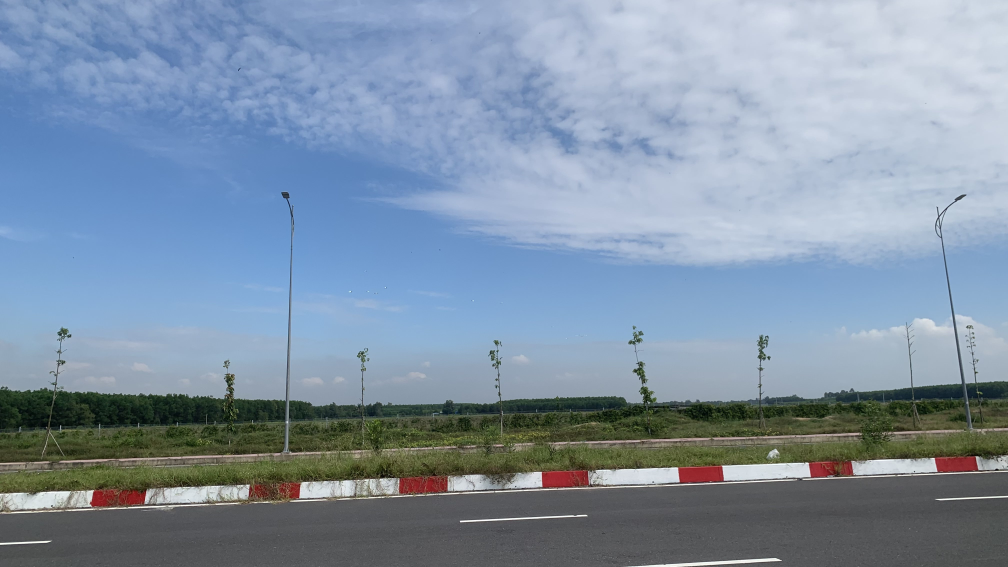
#> input picture dataset/synthetic/syn.jpg, 4032 x 2268 px (shown at 1/4 size)
$ python generate_synthetic_test.py
#> lines starting #> are read from the running program, lines starting #| are printed output that depends on the picture
#!/usr/bin/env python3
"""
============================================================================
CSC14120 - Parallel Programming
Script: Generate Synthetic Image Pair with Ground-Truth Homography
Authors: Pham Minh Thong (23120364), Nguyen Le Tan Tien (23120369),
         Dao Quoc Tuan (23120392)
External sources: Pillow and NumPy API documentation; no copied code.
Description:
  - Uses dataset/synthetic/syn.jpg as a real-photo source texture
  - Crops two 16:9 views with 40% base overlap at 3 resolutions
  - Warps the second crop with a known projective Homography H_A_to_B
  - Exports left_<size>.jpg, right_<size>.jpg to dataset/synthetic/
  - Exports dataset/synthetic/ground_truth.json containing:
      - H_A_to_B (3x3 row-major)
      - inv_H (3x3 row-major)
      - validation_grid points
      - diagonal length for normalized RMSE computation
  - Provides compute_grid_rmse(estimated_H, gt_H, w, h) evaluation function
============================================================================
"""

import os
import math
import json
import numpy as np
from PIL import Image, ImageDraw, ImageOps

RESOLUTIONS = {
    'small':  (1280, 720),
    'medium': (1920, 1080),
    'large':  (3840, 2160)
}

SOURCE_FILENAME = "syn.jpg"
BASE_OVERLAP_FRACTION = 0.40

# [54 lines left out: function create_rich_canvas, not called in this run]

def get_ground_truth_homography(w: int, h: int):
    """
    Tạo homography tổng hợp A -> B sau hai thao tác:
    (1) hai crop từ cùng ảnh nguồn lệch nhau 60% chiều rộng (overlap 40%);
    (2) crop B được warp nhẹ bằng xoay + projective tilt đã chọn.
    """
    theta = math.radians(1.2)
    cos_t = math.cos(theta)
    sin_t = math.sin(theta)

    crop_offset = (1.0 - BASE_OVERLAP_FRACTION) * w
    H_crop = np.array([
        [1.0, 0.0, -crop_offset],
        [0.0, 1.0, 0.0],
        [0.0, 0.0, 1.0],
    ], dtype=np.float64)

    # Warp nhẹ quanh tâm crop B, giữ nguyên logic homography đã chọn.
    cx, cy = 0.5 * w, 0.5 * h
    translate_to_origin = np.array([
        [1.0, 0.0, -cx],
        [0.0, 1.0, -cy],
        [0.0, 0.0, 1.0],
    ], dtype=np.float64)
    rotate = np.array([
        [cos_t, -sin_t, 0.0],
        [sin_t,  cos_t, 0.0],
        [0.0, 0.0, 1.0],
    ], dtype=np.float64)
    translate_back = np.array([
        [1.0, 0.0, cx],
        [0.0, 1.0, cy + 0.015 * h],
        [0.0, 0.0, 1.0],
    ], dtype=np.float64)

    p_x = 0.00002 * (1280.0 / w)
    p_y = 0.00001 * (720.0 / h)
    perspective = np.array([
        [1.0, 0.0, 0.0],
        [0.0, 1.0, 0.0],
        [p_x, p_y, 1.0],
    ], dtype=np.float64)

    H_post_warp = translate_back @ rotate @ translate_to_origin @ perspective
    H_post_warp /= H_post_warp[2, 2]
    H_A_to_B = H_post_warp @ H_crop

    # Chuẩn hóa sao cho H[2, 2] = 1.0
    H_A_to_B /= H_A_to_B[2, 2]
    inv_H = np.linalg.inv(H_A_to_B)
    inv_H /= inv_H[2, 2]

    return H_A_to_B, inv_H, H_post_warp, int(round(crop_offset))

def generate_synthetic_pair_for_res(res_name: str, w: int, h: int, out_dir: str):
    """Sinh cặp ảnh và metadata cho 1 độ phân giải"""
#> called with res_name = 'small', w = 1280, h = 720, out_dir = 'dataset/synthetic'
    # 1. Tạo ma trận ground-truth
    H_A_to_B, inv_H, H_post_warp, crop_offset = get_ground_truth_homography(w, h)

    # 2. Tạo một canvas ảnh thật đủ rộng cho hai crop 16:9 overlap 40%.
    source_path = os.path.join(out_dir, SOURCE_FILENAME)
    if not os.path.isfile(source_path):
        raise FileNotFoundError(
            f"Thiếu ảnh nguồn synthetic thật: {source_path}"
        )
    scene_w = crop_offset + w
    with Image.open(source_path) as source:
#> source is the input picture: PIL image 4032x2268 RGB; mean R, G, B 128.7, 146.4, 165.6
        source = ImageOps.exif_transpose(source).convert("RGB")
        scene = ImageOps.fit(
            source,
            (scene_w, h),
            method=Image.Resampling.LANCZOS,
            centering=(0.5, 0.5),
        )
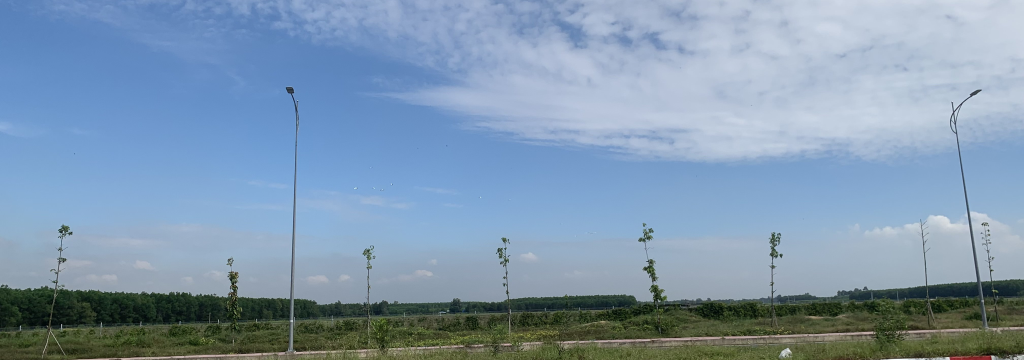
#> scene: PIL image 2048x720 RGB (shown at 1/2 size); mean R, G, B 128.3, 151.8, 174.8

    # 3. Cắt hai view từ cùng scene. Trước warp, overlap hình học là 40%.
    img_A = scene.crop((0, 0, w, h))
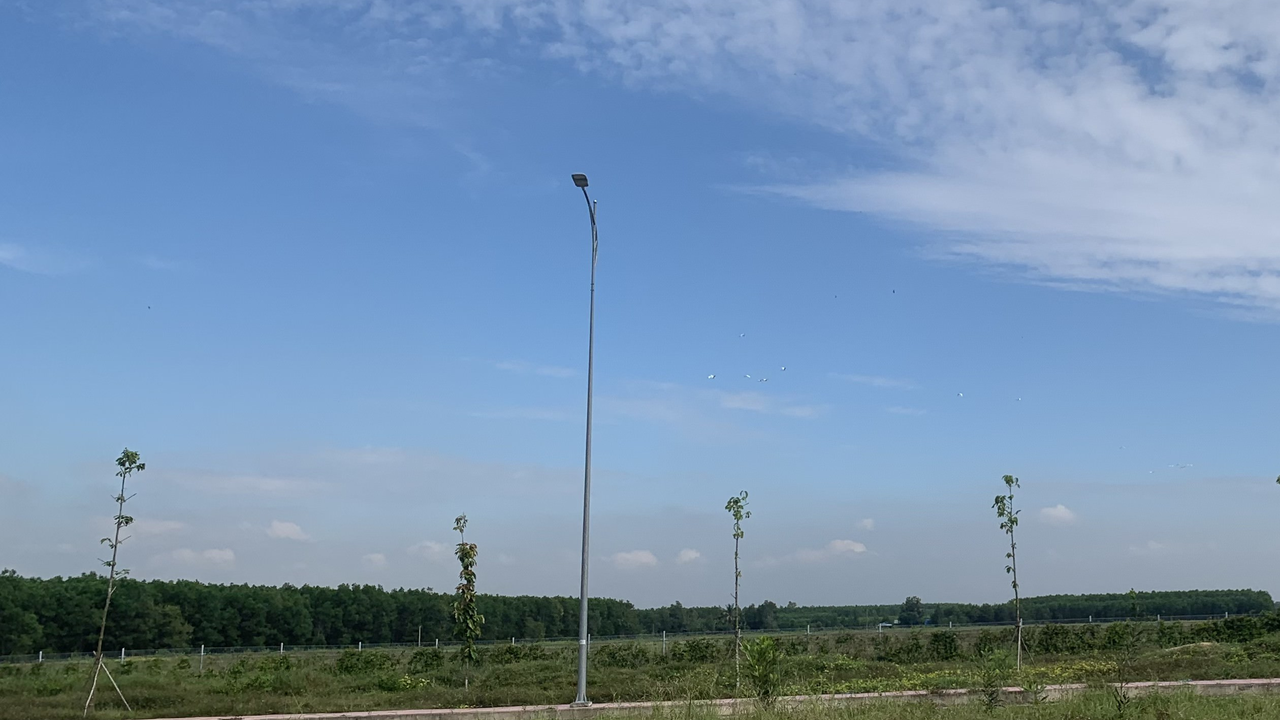
#> img_A: PIL image 1280x720 RGB; mean R, G, B 117, 144.4, 172.8
    img_B_base = scene.crop((crop_offset, 0, crop_offset + w, h))
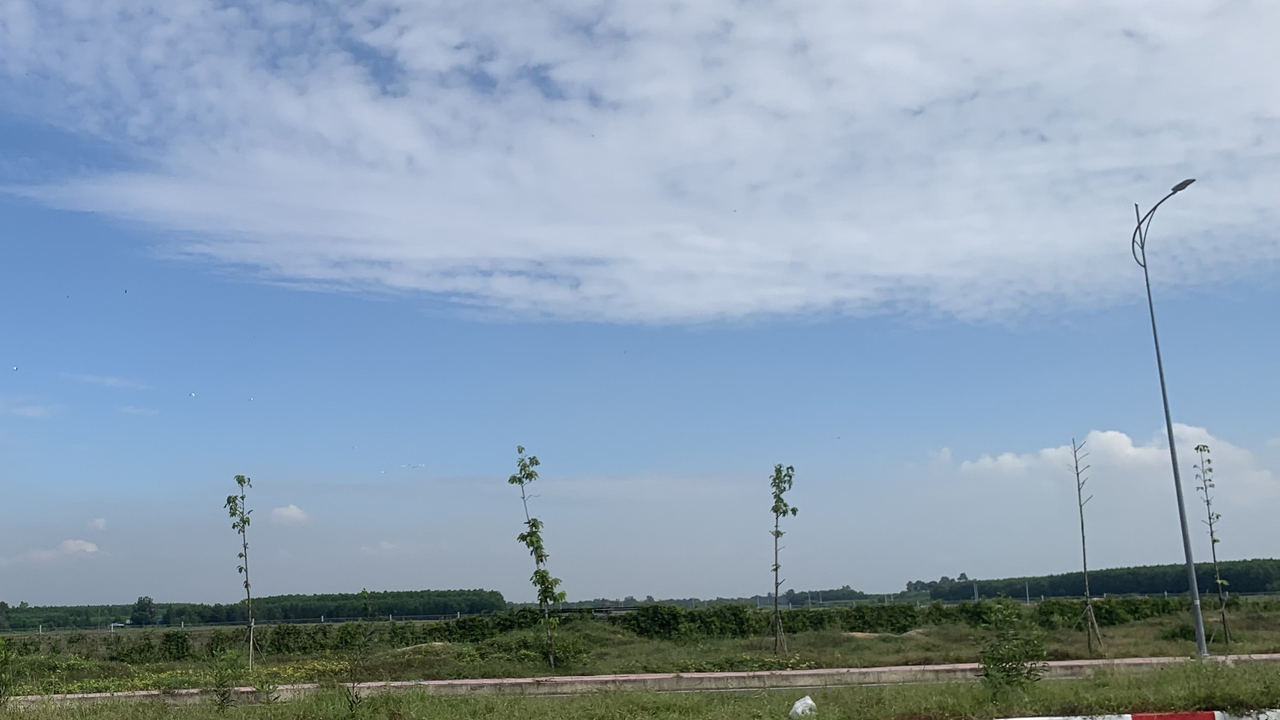
#> img_B_base: PIL image 1280x720 RGB; mean R, G, B 139.4, 159.1, 177.3

    # 4. Warp riêng crop B. Pillow cần ánh xạ nghịch từ output về input.
    inv_post_warp = np.linalg.inv(H_post_warp)
    inv_post_warp /= inv_post_warp[2, 2]
    coeffs = (
        inv_post_warp[0, 0], inv_post_warp[0, 1], inv_post_warp[0, 2],
        inv_post_warp[1, 0], inv_post_warp[1, 1], inv_post_warp[1, 2],
        inv_post_warp[2, 0], inv_post_warp[2, 1],
    )
    img_B = img_B_base.transform(
        (w, h),
        Image.Transform.PERSPECTIVE,
        coeffs,
        resample=Image.Resampling.BICUBIC,
        fillcolor=(0, 0, 0),
    )
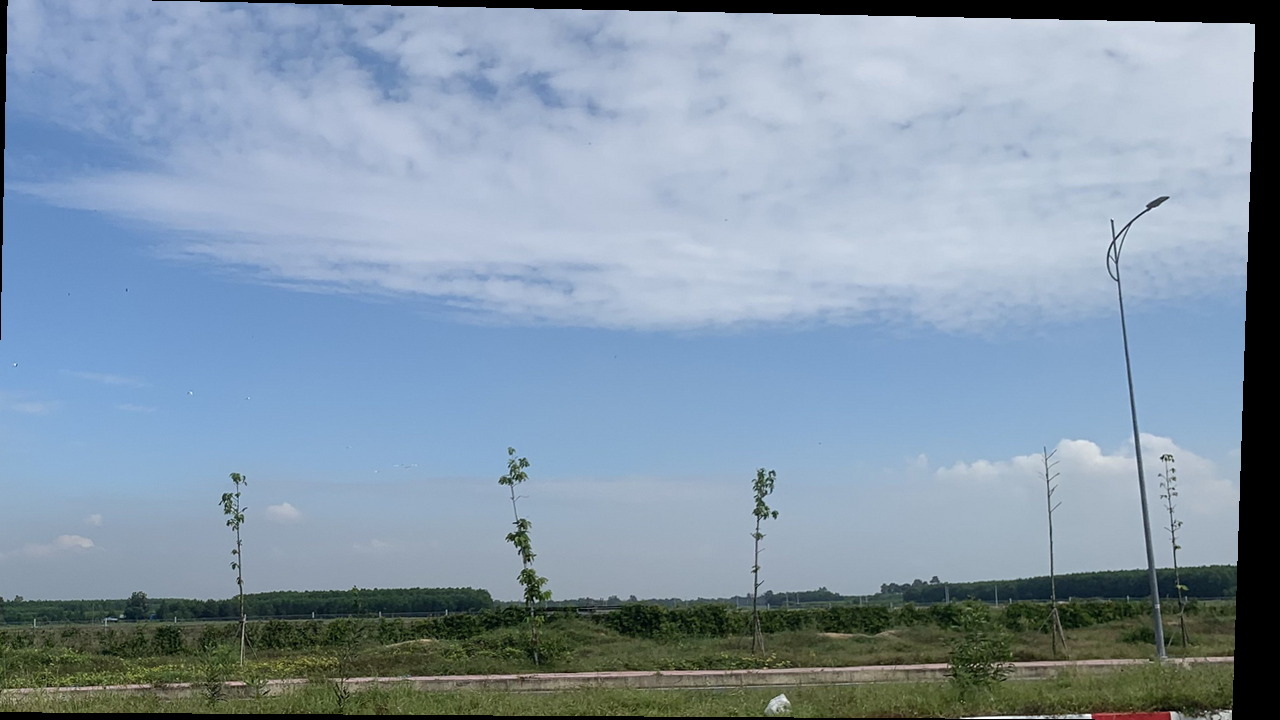
#> img_B: PIL image 1280x720 RGB; mean R, G, B 132.2, 151, 168.5

    # 5. Lưu ảnh Left (A) và Right (B)
    left_path = os.path.join(out_dir, f"left_{res_name}.jpg")
    right_path = os.path.join(out_dir, f"right_{res_name}.jpg")
    img_A.save(left_path, format='JPEG', quality=95)
    img_B.save(right_path, format='JPEG', quality=95)
    print(f"[OK] Đã sinh ảnh tổng hợp {res_name}:")
    print(f"     Trái (Left):  {left_path} ({w}x{h})")
    print(f"     Phải (Right): {right_path} ({w}x{h})")

    # 6. Tạo validation grid points trên vùng overlap
    # Chỉ lấy grid nằm trong vùng crop overlap và vẫn hợp lệ sau warp.
    grid_pts_A = []
    grid_pts_B = []
    for gy in np.linspace(0.15 * h, 0.85 * h, 10):
        for gx in np.linspace(crop_offset + 0.03 * w, 0.97 * w, 10):
            pA = np.array([gx, gy, 1.0])
            pB = H_A_to_B @ pA
            bx = pB[0] / pB[2]
            by = pB[1] / pB[2]
            if 0 <= bx < w and 0 <= by < h:
                grid_pts_A.append([float(gx), float(gy)])
                grid_pts_B.append([float(bx), float(by)])

    diagonal = math.sqrt(w * w + h * h)

    metadata = {
        "resolution": res_name,
        "width": w,
        "height": h,
        "diagonal": diagonal,
        "H_A_to_B": H_A_to_B.flatten().tolist(),
        "inv_H": inv_H.flatten().tolist(),
        "source_image": SOURCE_FILENAME,
        "base_overlap_fraction": BASE_OVERLAP_FRACTION,
        "crop_offset_px": crop_offset,
        "num_validation_points": len(grid_pts_A),
        "validation_grid_A": grid_pts_A,
        "validation_grid_B": grid_pts_B
    }

    return metadata

# [19 lines left out: function compute_grid_rmse, not called in this run]

def main():
    repo_root = os.path.abspath(os.path.join(os.path.dirname(__file__), ".."))
    out_dir = os.path.join(repo_root, "dataset", "synthetic")
    os.makedirs(out_dir, exist_ok=True)

    all_metadata = {}
    for res_name, (w, h) in RESOLUTIONS.items():
        meta = generate_synthetic_pair_for_res(res_name, w, h, out_dir)
        all_metadata[res_name] = meta

    gt_json_path = os.path.join(out_dir, "ground_truth.json")
    with open(gt_json_path, 'w', encoding='utf-8') as f:
        json.dump(all_metadata, f, indent=2)

    print(f"\n[Thành công] Đã ghi siêu dữ liệu Ground-truth tới: {gt_json_path}")

if __name__ == '__main__':
    main()
